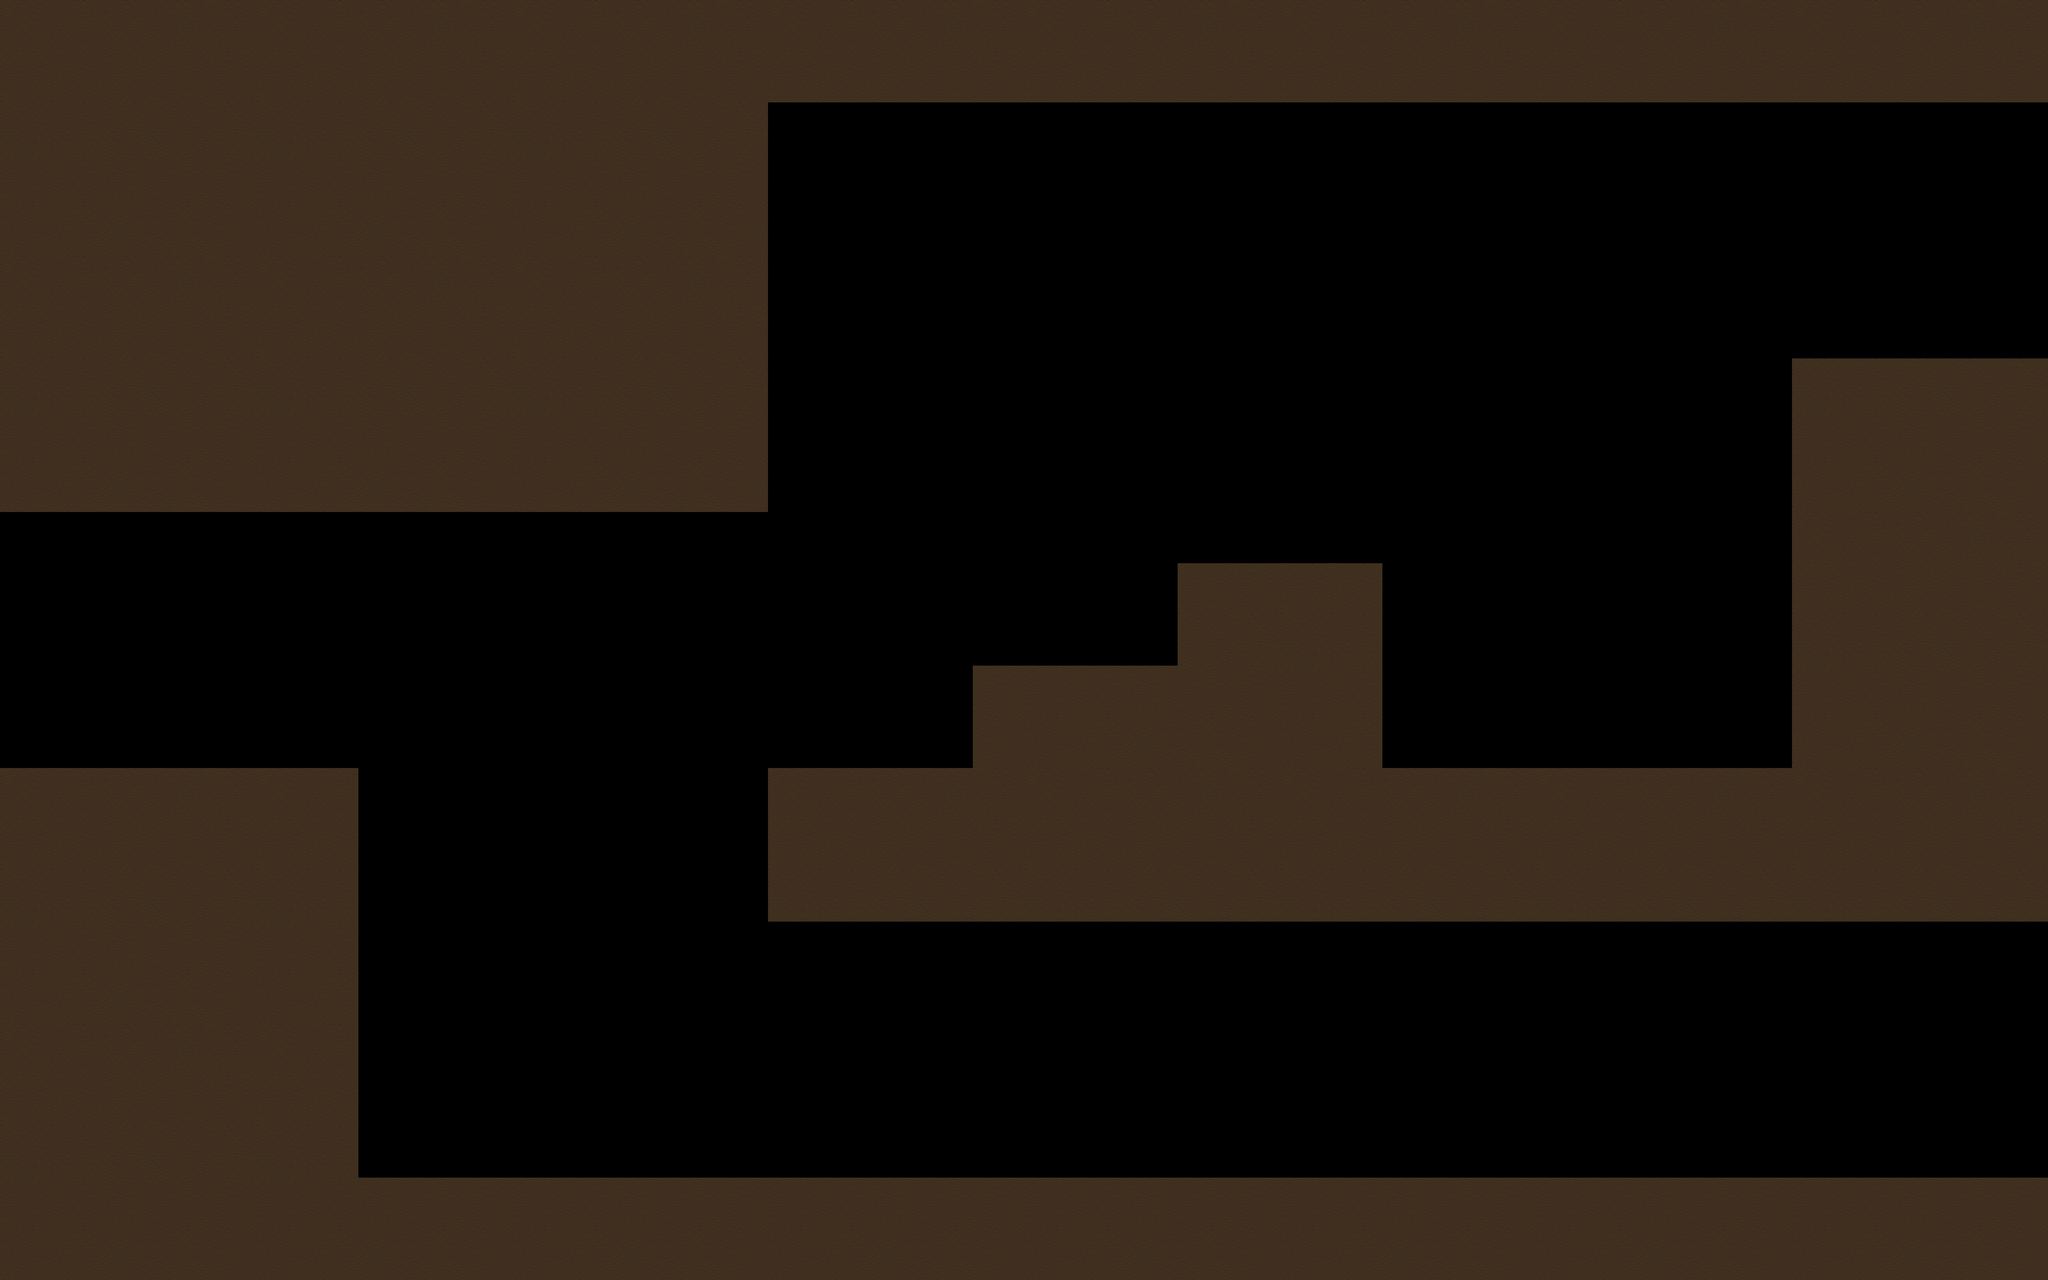

A 2D game scene composited from a Tiled map and its tileset images. What follows is a short description and the map's XML, with each tile layer's data collapsed to a summary:
An orthogonal 40x25 tile map with 128x128 px tiles, 1 tile layer (Main_Tiles) and 22 objects (4x bat, 4x spike, 2x rm19, main, rm17, ...).

<map version="1.0" tiledversion="1.0.3" orientation="orthogonal" renderorder="right-down" width="40" height="25" tilewidth="128" tileheight="128" nextobjectid="162">
 <tileset firstgid="1" name="main_sheet" tilewidth="128" tileheight="128" tilecount="1" columns="1">
  <image source="tilesheets/sheet1.png" width="128" height="128" />
 </tileset>
 <layer name="Main_Tiles" width="40" height="25">
  <data>[1000 cells, 475 non-empty, 1 distinct tile ids]</data>
 </layer>
 <objectgroup name="Window_Size" />
 <objectgroup name="Room">
  <object id="121" name="main" x="128" y="128" width="4864" height="2944" />
 </objectgroup>
 <objectgroup name="Walls">
  <object id="140" x="0" y="0" width="1920" height="1280">
   <properties>
    <property name="down" type="bool" value="true" />
    <property name="right" type="bool" value="true" />
   </properties>
  </object>
  <object id="141" x="1920" y="0" width="3200" height="256">
   <properties>
    <property name="down" type="bool" value="true" />
   </properties>
  </object>
  <object id="144" x="4480" y="896" width="640" height="1024">
   <properties>
    <property name="left" type="bool" value="true" />
    <property name="up" type="bool" value="true" />
   </properties>
  </object>
  <object id="145" x="1920" y="1920" width="3200" height="384">
   <properties>
    <property name="down" type="bool" value="true" />
    <property name="left" type="bool" value="true" />
    <property name="up" type="bool" value="true" />
   </properties>
  </object>
  <object id="146" x="2432" y="1664" width="512" height="256">
   <properties>
    <property name="left" type="bool" value="true" />
    <property name="up" type="bool" value="true" />
   </properties>
  </object>
  <object id="147" x="2944" y="1408" width="512" height="512">
   <properties>
    <property name="left" type="bool" value="true" />
    <property name="right" type="bool" value="true" />
    <property name="up" type="bool" value="true" />
   </properties>
  </object>
  <object id="148" x="0" y="1920" width="896" height="1280">
   <properties>
    <property name="right" type="bool" value="true" />
    <property name="up" type="bool" value="true" />
   </properties>
  </object>
  <object id="149" x="896" y="2944" width="4224" height="256">
   <properties>
    <property name="up" type="bool" value="true" />
   </properties>
  </object>
 </objectgroup>
 <objectgroup name="Transitions">
  <object id="139" name="rm17" x="0" y="1280" width="128" height="640">
   <properties>
    <property name="relativeX" type="int" value="0" />
    <property name="relativeY" type="int" value="-1024" />
    <property name="spawnX" type="int" value="-200" />
    <property name="spawnY" type="int" value="0" />
   </properties>
  </object>
  <object id="158" name="rm19" x="4992" y="256" width="128" height="640">
   <properties>
    <property name="relativeX" type="int" value="0" />
    <property name="relativeY" type="int" value="0" />
    <property name="spawnX" type="int" value="200" />
    <property name="spawnY" type="int" value="0" />
   </properties>
  </object>
  <object id="159" name="rm19" x="4992" y="2304" width="128" height="640">
   <properties>
    <property name="relativeX" type="int" value="0" />
    <property name="relativeY" type="int" value="0" />
    <property name="spawnX" type="int" value="200" />
    <property name="spawnY" type="int" value="0" />
   </properties>
  </object>
 </objectgroup>
 <objectgroup name="Pickups" />
 <objectgroup name="Enemies">
  <object id="150" name="bat" type="bat" x="2176" y="640" width="128" height="128" />
  <object id="151" name="bat" type="bat" x="3072" y="512" width="128" height="128" />
  <object id="152" name="bat" type="bat" x="3712" y="1664" width="128" height="128" />
  <object id="153" name="bat" type="bat" x="4224" y="1664" width="128" height="128" />
  <object id="154" name="spike" type="spike" x="2272" y="1792" width="128" height="128">
   <properties>
    <property name="arg" value="down" />
   </properties>
  </object>
  <object id="155" name="spike" type="spike" x="2784" y="1536" width="128" height="128">
   <properties>
    <property name="arg" value="down" />
   </properties>
  </object>
  <object id="156" name="spike" type="spike" x="3296" y="1280" width="128" height="128">
   <properties>
    <property name="arg" value="down" />
   </properties>
  </object>
  <object id="157" name="spike" type="spike" x="3968" y="256" width="128" height="128">
   <properties>
    <property name="arg" value="up" />
   </properties>
  </object>
 </objectgroup>
 <objectgroup name="Water">
  <object id="160" type="top" x="896" y="1920" width="1024" height="1024" />
  <object id="161" x="1920" y="2304" width="3200" height="640" />
 </objectgroup>
</map>
